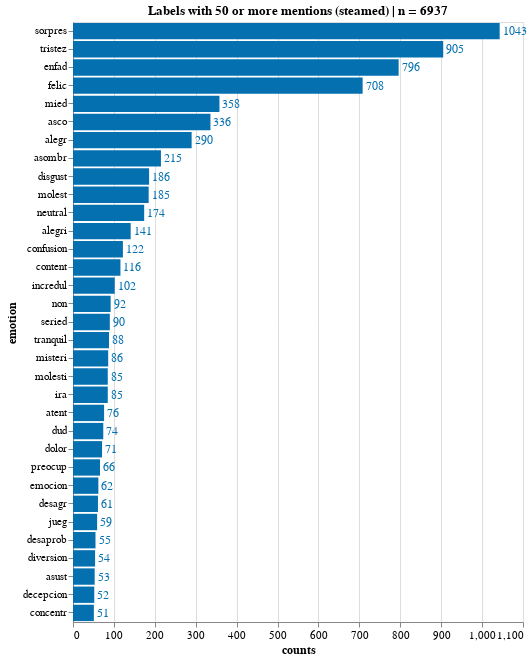

Write notebook code for a chart like this one.
### Code cell
source = df_emo_overall[df_emo_overall['counts'] > 49]
title = 'Labels with 50 or more mentions (steamed) | n = '+ source['counts'].sum().astype(str)
X, Y = 'counts:Q', 'emotion:N'
w, h= 450, 600
txs, ls, ts = 12, 11, 12

chart_overall_count = simple_count_bar(source, title=title, X=X, Y=Y, width=w, height=h, text_size = txs, label_size = ls, title_size=ts)
chart_overall_count.display(renderer='svg')

### Figure 1 — Vega-Lite specification as saved in the notebook (floating-point values rounded to 4 significant figures)
{"config": {"view": {"continuousWidth": 400, "continuousHeight": 300}, "axis": {"labelFontSize": 11, "titleFontSize": 12}}, "layer": [{"mark": "bar", "encoding": {"color": {"condition": {"value": "#orange", "test": "(datum.emotion === null)"}, "value": "#0570b0"}, "x": {"type": "quantitative", "field": "counts"}, "y": {"type": "nominal", "field": "emotion", "sort": "-x"}}, "title": "Labels with 50 or more mentions (steamed) | n = 6937"}, {"mark": {"type": "text", "align": "left", "baseline": "middle", "dx": 3, "fontSize": 12}, "encoding": {"color": {"condition": {"value": "#orange", "test": "(datum.emotion === null)"}, "value": "#0570b0"}, "text": {"type": "quantitative", "field": "counts"}, "x": {"type": "quantitative", "field": "counts"}, "y": {"type": "nominal", "field": "emotion", "sort": "-x"}}, "title": "Labels with 50 or more mentions (steamed) | n = 6937"}], "data": {"name": "data-a9f560cdb077458606a84d60046a5069"}, "height": 600, "width": 450, "$schema": "https://vega.github.io/schema/vega-lite/v4.8.1.json", "datasets": {"data-a9f560cdb077458606a84d60046a5069": [{"counts": 1043, "emotion": "sorpres", "percent": 0.1094}, {"counts": 905, "emotion": "tristez", "percent": 0.09496}, {"counts": 796, "emotion": "enfad", "percent": 0.08353}, {"counts": 708, "emotion": "felic", "percent": 0.07429}, {"counts": 358, "emotion": "mied", "percent": 0.03757}, {"counts": 336, "emotion": "asco", "percent": 0.03526}, {"counts": 290, "emotion": "alegr", "percent": 0.03043}, {"counts": 215, "emotion": "asombr", "percent": 0.02256}, {"counts": 186, "emotion": "disgust", "percent": 0.01952}, {"counts": 185, "emotion": "molest", "percent": 0.01941}, {"counts": 174, "emotion": "neutral", "percent": 0.01826}, {"counts": 141, "emotion": "alegri", "percent": 0.0148}, {"counts": 122, "emotion": "confusion", "percent": 0.0128}, {"counts": 116, "emotion": "content", "percent": 0.01217}, {"counts": 102, "emotion": "incredul", "percent": 0.0107}, {"counts": 92, "emotion": "non", "percent": 0.009654}, {"counts": 90, "emotion": "seried", "percent": 0.009444}, {"counts": 88, "emotion": "tranquil", "percent": 0.009234}, {"counts": 86, "emotion": "misteri", "percent": 0.009024}, {"counts": 85, "emotion": "molesti", "percent": 0.008919}, {"counts": 85, "emotion": "ira", "percent": 0.008919}, {"counts": 76, "emotion": "atent", "percent": 0.007975}, {"counts": 74, "emotion": "dud", "percent": 0.007765}, {"counts": 71, "emotion": "dolor", "percent": 0.00745}, {"counts": 66, "emotion": "preocup", "percent": 0.006925}, {"counts": 62, "emotion": "emocion", "percent": 0.006506}, {"counts": 61, "emotion": "desagr", "percent": 0.006401}, {"counts": 59, "emotion": "jueg", "percent": 0.006191}, {"counts": 55, "emotion": "desaprob", "percent": 0.005771}, {"counts": 54, "emotion": "diversion", "percent": 0.005666}, {"counts": 53, "emotion": "asust", "percent": 0.005561}, {"counts": 52, "emotion": "decepcion", "percent": 0.005456}, {"counts": 51, "emotion": "concentr", "percent": 0.005352}]}}
